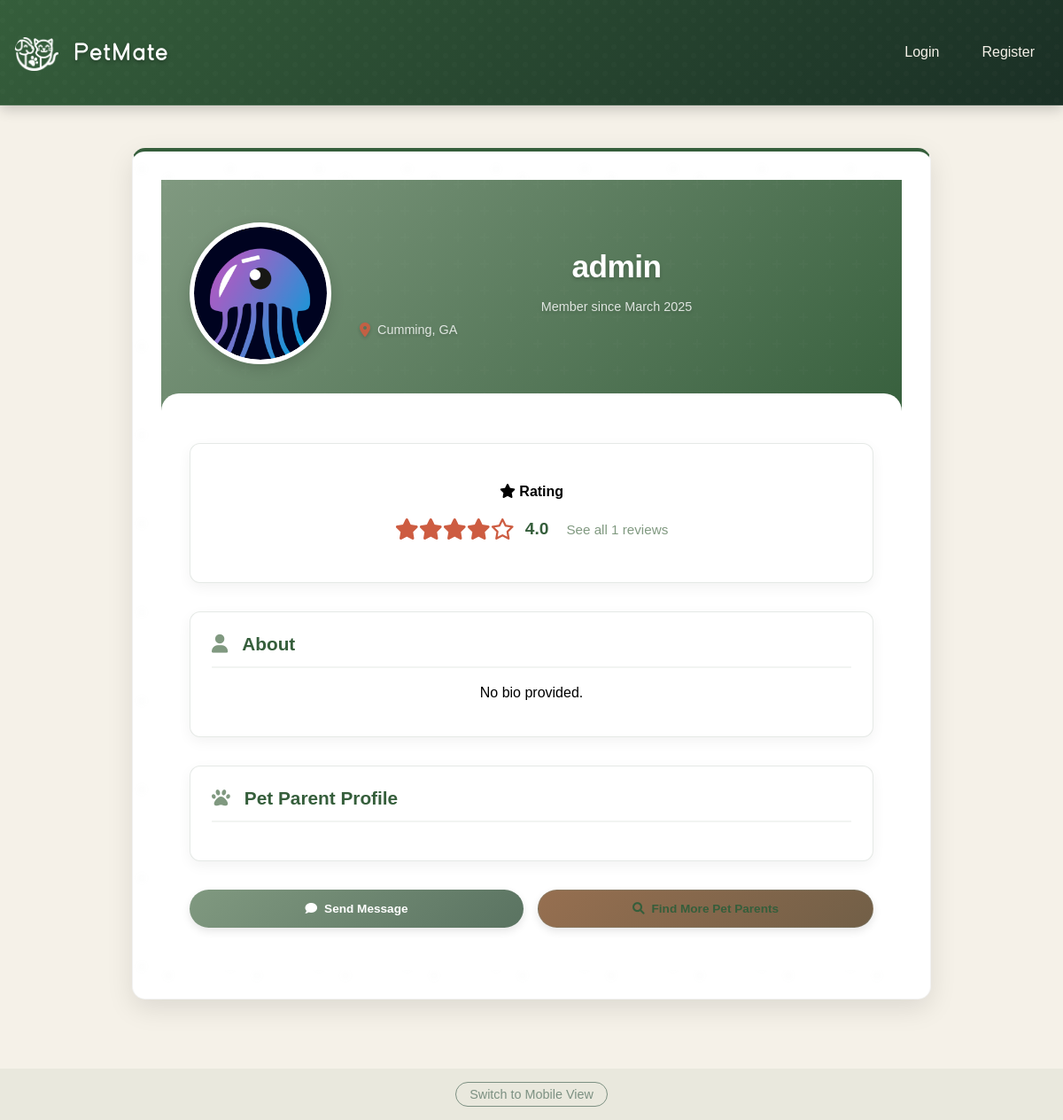
Page /user/1 on the committed database.
### app/models/user.py (models this page shows, shortened)
class User(db.Model, UserMixin):
    __tablename__ = 'users'
    id = db.Column(db.Integer, primary_key=True)
    username = db.Column(db.String(80), unique=True, nullable=False)
    email = db.Column(db.String(120), unique=True, nullable=False)
    password_hash = db.Column(db.String(128))
    name = db.Column(db.String(120))  # User's full name
    created_at = db.Column(db.DateTime, default=datetime.utcnow)
    profile_picture = db.Column(db.String(255))  # Store the filename of uploaded image
    bio = db.Column(db.Text)  # User bio
    location = db.Column(db.String(200))  # User location
    is_admin = db.Column(db.Boolean, default=False)
    account_status = db.Column(db.String(20), default='active')  # active, suspended, banned
    last_login = db.Column(db.DateTime)
    account_notes = db.Column(db.Text)  # Admin notes about the user
    preferred_meetup_types = db.Column(db.String(255))  # e.g., "parks,beaches,dog runs"
    availability = db.Column(db.String(255))  # e.g., "weekends,evenings"
    pet_owner_since = db.Column(db.Integer)  # Year they became a pet owner
    pet_experience_level = db.Column(db.String(50))  # e.g., "beginner", "intermediate", "expert"
    pets = db.relationship('Pet', backref='owner', lazy=True)
    hosted_playdates = db.relationship('Playdate', foreign_keys='Playdate.host_id', lazy=True)
    attended_playdates = db.relationship('Playdate', secondary=playdate_attendees, lazy=True)
    reviews_received = db.relationship('Review',
                                     foreign_keys='Review.reviewed_user_id',
                                     back_populates='reviewed_user',
                                     lazy='joined')
    reviews_given = db.relationship('Review',
                                  foreign_keys='Review.reviewer_id',
                                  back_populates='reviewer',
                                  lazy='joined')
    def get_average_rating(self):
        reviews = self.reviews_received
        if not reviews:
            return 0
        total = sum(review.rating for review in reviews)
        return round(total / len(reviews), 1)
    def get_reviews_count(self):
        from app.models.review import Review
        return Review.query.filter_by(reviewed_user_id=self.id).count()

### app/routes/main.py (the view)
@bp.route('/user/<int:user_id>')
def view_profile(user_id):
    user = User.query.get_or_404(user_id)
    pets = Pet.query.filter_by(owner_id=user.id).all()
    hosted_playdates = Playdate.query.filter_by(host_id=user.id).order_by(desc(Playdate.date)).limit(5).all()
    participant_playdates = Playdate.query.join(
        Playdate.pets
    ).filter(
        Pet.owner_id == user.id
    ).order_by(desc(Playdate.date)).limit(5).all()
    recent_playdates = list(set(hosted_playdates + participant_playdates))
    recent_playdates.sort(key=lambda x: x.date, reverse=True)
    recent_playdates = recent_playdates[:5]  # Limit to 5 most recent
    current_user_id = User.query.filter_by(username=session['username']).first().id if 'username' in session else None
    is_mobile = is_mobile_device(request)
    mode = request.args.get('mode', '')
    template = 'mobile_view_profile.html' if is_mobile and mode != 'desktop' else 'view_profile.html'
    return render_template(
        template,
        user=user,
        pets=pets,
        playdates=recent_playdates,
        current_user_id=current_user_id
    )

### app/routes/main.py (called while the page is built)
def is_mobile_device(request):
    user_agent = request.headers.get('User-Agent', '').lower()
    return any(device in user_agent.lower() for device in ['iphone', 'android', 'mobile', 'tablet'])

### app/templates/view_profile.html (shortened to what this page needs)
{% extends "base.html" %}
{% block content %}
<div class="container profile-container">
    <div class="profile-card">
        <div class="profile-header">
            <div class="profile-image-container">
                {% if user.profile_picture %}
                    <img src="{{ url_for('static', filename='profile_pictures/' + user.profile_picture) }}" alt="Profile Picture" class="profile-picture">
                {% else %}
                    <img src="{{ url_for('static', filename='profile_pictures/default_user.png') }}" alt="Default Profile Picture" class="profile-picture">
                {% endif %}
            </div>
            <div class="profile-name-info">
                <h3>{{ user.username }}</h3>
                <div class="profile-meta">
                    {% if user is not string and user.created_at %}
                        <p class="profile-joined">Member since {{ user.created_at.strftime('%B %Y') }}</p>
                    {% endif %}
                    {% if user.location %}
                        <p class="profile-location"><i class="fas fa-map-marker-alt"></i> {{ user.location }}</p>
                    {% endif %}
                </div>
            </div>
        </div>
        <div class="profile-body">
            <div class="user-rating-summary">
                <h4><i class="fas fa-star"></i> Rating</h4>
                <div class="rating-display">
                    <div class="rating-stars">
                        {% set avg_rating = user.get_average_rating() %}
                        {% for i in range(5) %}
                            {% if i < avg_rating|int %}
                                <i class="fas fa-star"></i>
                            {% elif i < avg_rating and i == avg_rating|int %}
                                <i class="fas fa-star-half-alt"></i>
                            {% else %}
                                <i class="far fa-star"></i>
                            {% endif %}
                        {% endfor %}
                    </div>
                    <span class="rating-value">{{ avg_rating }}</span>
                    <a href="{{ url_for('reviews.user_reviews', user_id=user.id) }}" class="reviews-link">
                        See all {{ user.get_reviews_count() }} reviews
                    </a>
                </div>
            </div>
            <div class="profile-section">
                <h4><i class="fas fa-user"></i> About</h4>
                <p>{{ user.bio or "No bio provided." }}</p>
            </div>
            <div class="profile-section">
                <h4><i class="fas fa-paw"></i> Pet Parent Profile</h4>
            </div>
            <div class="profile-actions">
                <a href="{{ url_for('messages.conversation', user_id=user.id) }}" class="button primary">
                    <i class="fas fa-comment"></i> Send Message
                </a>
                <a href="{{ url_for('main.search') }}" class="button secondary">
                    <i class="fas fa-search"></i> Find More Pet Parents
                </a>
            </div>
        </div>
    </div>
</div>
{% endblock %}

### static/how-it-works.css (style rules this page uses)
:root { --sage-green: #809980; --warm-brown: #966F50; --terracotta: #CD5C41; --deep-forest: #2F4858; --light-gray: #f7f9fc; }

### static/feature-cards.css (style rules this page uses)
:root { --sage-green: #809980; --warm-brown: #966F50; --terracotta: #CD5C41; --deep-forest: #355E3B; --light-gray: #f7f9fc; }

### app/templates/view_profile.html (style rules this page uses)
.container.profile-container { max-width: 900px; padding: 0; box-shadow: 0 10px 30px rgba(0, 0, 0, 0.1); border-radius: 15px; overflow: hidden; margin: 3rem auto; }
.profile-header { background: linear-gradient(135deg, var(--sage-green), var(--deep-forest)); position: relative; padding: 3rem 2rem 6rem; }
.profile-header::before { content: ''; position: absolute; top: 0; left: 0; right: 0; bottom: 0; opacity: 0.3; }
.profile-card { background-color: transparent; border-radius: 0; box-shadow: none; margin: 0; position: relative; border: none; }
.profile-image-container { width: 150px; height: 150px; border-radius: 50%; border: 5px solid white; box-shadow: 0 5px 15px rgba(0, 0, 0, 0.15); position: relative; z-index: 2; background-color: white; }
.profile-name-info { color: white; text-shadow: 0 2px 4px rgba(0, 0, 0, 0.2); }
.profile-name-info h3 { font-size: 2.2rem; margin-bottom: 0.5rem; color: white; }
.profile-meta { opacity: 0.9; }
.profile-joined, .profile-location { color: rgba(255, 255, 255, 0.9) !important; }
.profile-body { background: white; border-radius: 20px 20px 0 0; margin-top: -4rem; padding: 2rem; position: relative; z-index: 1; }
.user-rating-summary { background-color: white; border-radius: 12px; padding: 1.5rem; margin-bottom: 2rem; box-shadow: 0 5px 15px rgba(0, 0, 0, 0.05); border: 1px solid var(--border-light); }
.profile-section { background-color: white; border-radius: 12px; padding: 1.5rem; margin-bottom: 2rem; box-shadow: 0 5px 15px rgba(0, 0, 0, 0.05); border: 1px solid var(--border-light); transition: transform 0.3s ease, box-shadow 0.3s ease; }
.profile-section h4 { font-size: 1.3rem; border-bottom: 2px solid var(--bg-sage-light); padding-bottom: 0.8rem; margin-bottom: 1.2rem; color: var(--deep-forest); }
.profile-section h4 i { color: var(--sage-green); margin-right: 0.5rem; }
.profile-actions { display: flex; gap: 1rem; margin-top: 1rem; flex-wrap: wrap; }
.profile-actions .button { flex: 1; min-width: 200px; text-align: center; padding: 0.8rem 1.5rem; border-radius: 50px; font-weight: 600; transition: all 0.3s ease; box-shadow: 0 4px 10px rgba(0, 0, 0, 0.1); }
.profile-actions .button i { margin-right: 0.5rem; }
.profile-actions .button.primary { background: linear-gradient(135deg, var(--sage-green), #5a7361); }
.profile-actions .button.secondary { background: linear-gradient(135deg, var(--warm-brown), #725f47); }

### rows in the picture
User: profile_picture (picture), username "admin", created_at "March 2025", location "Cumming, GA", get_reviews_count "1", bio "No bio provided."

### other values in the picture
{{ avg_rating }} "4.0"
